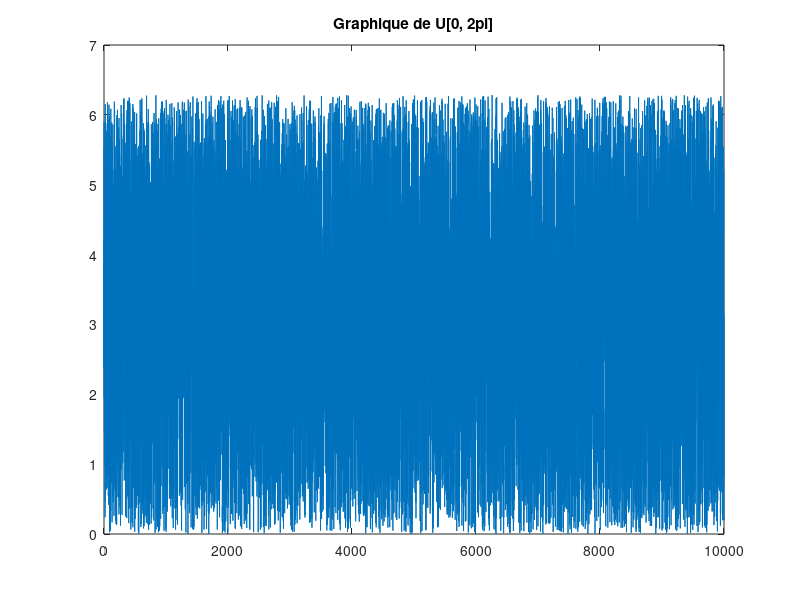

The MATLAB source for this figure: (Note: this script raises an error after producing the figure.)
%% Clean up
clc % vide ligne de commande
clear all % vide workspace
close all % vide fenetres et graphiques

%% Initilisation a)
N = 10000;
U = rand(1, N);
U_theta = 2*pi*U;

dx = 1;
x = [0:dx:N-1];

figure
plot(x, U_theta)
title("Graphique de U[0, 2\pi]")
%% Histogramme b)
figure
histogram(U)
title("Histogramme U[0, 1]")

%% Loi de Rayleigh c)
dr = 0.01;
r = [0:dr:10];

figure
for sigma_2 = [0.25 1 4 9 16]
    fr = (r./sigma_2).*exp(-((r.^2)./(2*sigma_2))); 
    plot(r, fr)
    hold on
end
title("Loi de Rayleigh théorique")
xlabel("r")
legend('\sigma^2=0.25', '\sigma^2=1', '\sigma^2=4', '\sigma^2=9', '\sigma^2=16');
hold off

%% Méthode d'inversion de la CDF e) f)
dp = 0.01;
p = [0:dp:1];
sigma_2 = 4;
r = sqrt(-2*sigma_2.*log(-p));
plot(p, r)

% TODO : valider quel est graphique à afficher et quel est le lien avec les
% distances radiales D

N = 10000;
p = rand(1, N);
r = sqrt(-2*sigma_2.*log(-p));

histogram(r)

%% Comparaison g)
N = 10000
r = raylrnd(1, N, 1)
histfit(r, 100,"rayleigh")
